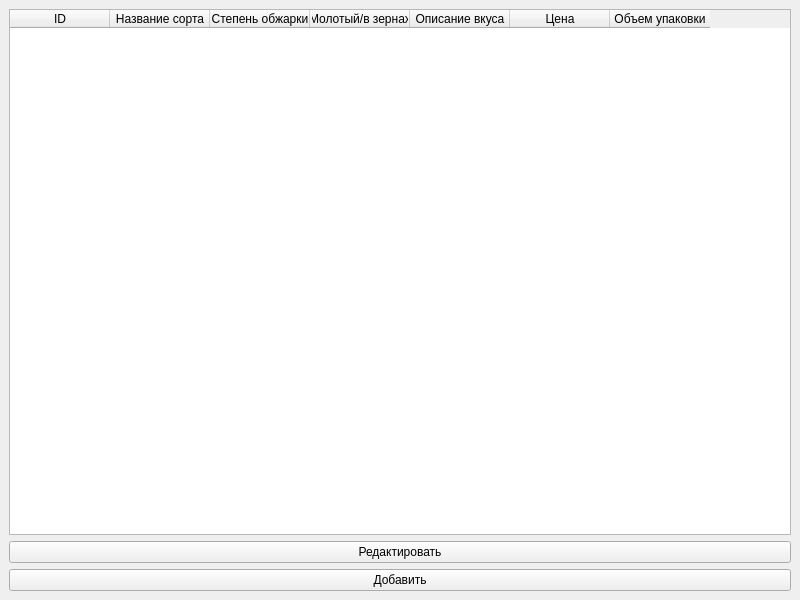
<?xml version="1.0" encoding="UTF-8"?>
<ui version="4.0">
 <class>MainWindow</class>
 <widget class="QMainWindow" name="MainWindow">
  <property name="geometry">
   <rect>
    <x>0</x>
    <y>0</y>
    <width>800</width>
    <height>600</height>
   </rect>
  </property>
  <property name="windowTitle">
   <string>Кофе</string>
  </property>
  <widget class="QWidget" name="centralwidget">
   <layout class="QVBoxLayout" name="verticalLayout">
    <item>
     <widget class="QTableWidget" name="tableWidget">
      <column>
       <property name="text">
        <string>ID</string>
       </property>
      </column>
      <column>
       <property name="text">
        <string>Название сорта</string>
       </property>
      </column>
      <column>
       <property name="text">
        <string>Степень обжарки</string>
       </property>
      </column>
      <column>
       <property name="text">
        <string>Молотый/в зернах</string>
       </property>
      </column>
      <column>
       <property name="text">
        <string>Описание вкуса</string>
       </property>
      </column>
      <column>
       <property name="text">
        <string>Цена</string>
       </property>
      </column>
      <column>
       <property name="text">
        <string>Объем упаковки</string>
       </property>
      </column>
     </widget>
    </item>
    <item>
     <widget class="QPushButton" name="editButton">
      <property name="text">
       <string>Редактировать</string>
      </property>
     </widget>
    </item>
    <item>
     <widget class="QPushButton" name="addButton">
      <property name="text">
       <string>Добавить</string>
      </property>
     </widget>
    </item>
   </layout>
  </widget>
 </widget>
 <resources/>
 <connections/>
</ui>
